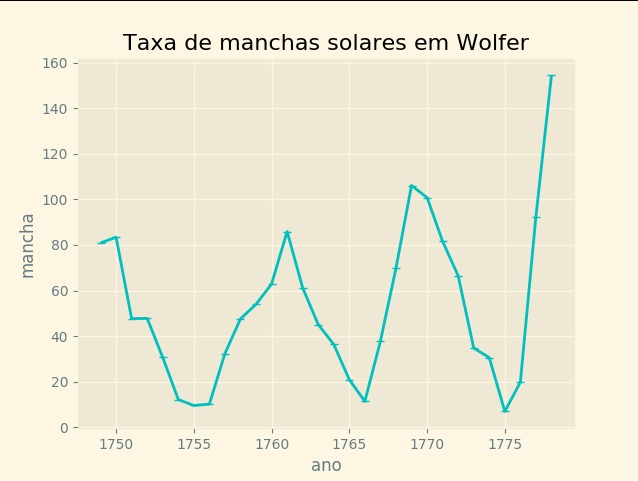

The Python source for this figure:
import pandas as pd
import matplotlib.pyplot as plt

sxt = pd.read_csv("manchas.csv")
sxt = sxt.head(30)
plt.style.use('Solarize_Light2')

x = sxt.Ano
y = sxt.manchas

plt.plot(x,y, marker = '_', color = 'c')
plt.title('Taxa de manchas solares em Wolfer')
plt.xlabel('ano')
plt.ylabel('mancha')

#plt.show()#
plt.savefig("30primeiros.jpg")
